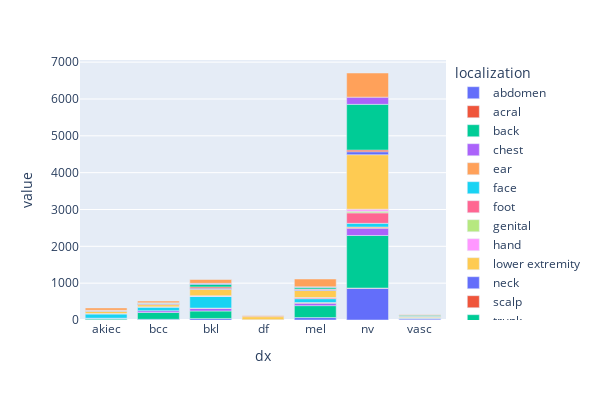

The code cell stored with this chart in its notebook:
### Code cell
fig_3 = px.bar(df_meta.groupby(['dx','localization']).size().unstack(level=1),width=600, height=400)
fig_3.update_layout(title_text='', title_x=0.5)
fig_3.show()

### Figure 1 — Plotly figure (JSON) as saved in the notebook; plotly's stock layout.template omitted (floating-point values rounded to 4 significant figures)
{"data": [{"alignmentgroup": "True", "hovertemplate": "localization=abdomen<br>dx=%{x}<br>value=%{y}<extra></extra>", "legendgroup": "abdomen", "marker": {"color": "#636efa", "pattern": {"shape": ""}}, "name": "abdomen", "offsetgroup": "abdomen", "orientation": "v", "showlegend": true, "textposition": "auto", "type": "bar", "x": ["akiec", "bcc", "bkl", "df", "mel", "nv", "vasc"], "xaxis": "x", "y": [5, 18, 42, 4, 66, 860, 27], "yaxis": "y"}, {"alignmentgroup": "True", "hovertemplate": "localization=acral<br>dx=%{x}<br>value=%{y}<extra></extra>", "legendgroup": "acral", "marker": {"color": "#EF553B", "pattern": {"shape": ""}}, "name": "acral", "offsetgroup": "acral", "orientation": "v", "showlegend": true, "textposition": "auto", "type": "bar", "x": ["akiec", "bcc", "bkl", "df", "mel", "nv", "vasc"], "xaxis": "x", "y": [null, null, null, null, null, 7, null], "yaxis": "y"}, {"alignmentgroup": "True", "hovertemplate": "localization=back<br>dx=%{x}<br>value=%{y}<extra></extra>", "legendgroup": "back", "marker": {"color": "#00cc96", "pattern": {"shape": ""}}, "name": "back", "offsetgroup": "back", "orientation": "v", "showlegend": true, "textposition": "auto", "type": "bar", "x": ["akiec", "bcc", "bkl", "df", "mel", "nv", "vasc"], "xaxis": "x", "y": [29, 186, 202, 2, 324, 1427, 22], "yaxis": "y"}, {"alignmentgroup": "True", "hovertemplate": "localization=chest<br>dx=%{x}<br>value=%{y}<extra></extra>", "legendgroup": "chest", "marker": {"color": "#ab63fa", "pattern": {"shape": ""}}, "name": "chest", "offsetgroup": "chest", "orientation": "v", "showlegend": true, "textposition": "auto", "type": "bar", "x": ["akiec", "bcc", "bkl", "df", "mel", "nv", "vasc"], "xaxis": "x", "y": [12, 47, 74, null, 68, 200, 6], "yaxis": "y"}, {"alignmentgroup": "True", "hovertemplate": "localization=ear<br>dx=%{x}<br>value=%{y}<extra></extra>", "legendgroup": "ear", "marker": {"color": "#FFA15A", "pattern": {"shape": ""}}, "name": "ear", "offsetgroup": "ear", "orientation": "v", "showlegend": true, "textposition": "auto", "type": "bar", "x": ["akiec", "bcc", "bkl", "df", "mel", "nv", "vasc"], "xaxis": "x", "y": [3, null, 6, null, 17, 30, null], "yaxis": "y"}, {"alignmentgroup": "True", "hovertemplate": "localization=face<br>dx=%{x}<br>value=%{y}<extra></extra>", "legendgroup": "face", "marker": {"color": "#19d3f3", "pattern": {"shape": ""}}, "name": "face", "offsetgroup": "face", "orientation": "v", "showlegend": true, "textposition": "auto", "type": "bar", "x": ["akiec", "bcc", "bkl", "df", "mel", "nv", "vasc"], "xaxis": "x", "y": [113, 101, 319, null, 104, 100, 8], "yaxis": "y"}, {"alignmentgroup": "True", "hovertemplate": "localization=foot<br>dx=%{x}<br>value=%{y}<extra></extra>", "legendgroup": "foot", "marker": {"color": "#FF6692", "pattern": {"shape": ""}}, "name": "foot", "offsetgroup": "foot", "orientation": "v", "showlegend": true, "textposition": "auto", "type": "bar", "x": ["akiec", "bcc", "bkl", "df", "mel", "nv", "vasc"], "xaxis": "x", "y": [null, 4, 1, 2, 28, 284, null], "yaxis": "y"}, {"alignmentgroup": "True", "hovertemplate": "localization=genital<br>dx=%{x}<br>value=%{y}<extra></extra>", "legendgroup": "genital", "marker": {"color": "#B6E880", "pattern": {"shape": ""}}, "name": "genital", "offsetgroup": "genital", "orientation": "v", "showlegend": true, "textposition": "auto", "type": "bar", "x": ["akiec", "bcc", "bkl", "df", "mel", "nv", "vasc"], "xaxis": "x", "y": [null, null, 2, 1, null, 45, null], "yaxis": "y"}, {"alignmentgroup": "True", "hovertemplate": "localization=hand<br>dx=%{x}<br>value=%{y}<extra></extra>", "legendgroup": "hand", "marker": {"color": "#FF97FF", "pattern": {"shape": ""}}, "name": "hand", "offsetgroup": "hand", "orientation": "v", "showlegend": true, "textposition": "auto", "type": "bar", "x": ["akiec", "bcc", "bkl", "df", "mel", "nv", "vasc"], "xaxis": "x", "y": [13, 2, 14, null, 1, 55, 5], "yaxis": "y"}, {"alignmentgroup": "True", "hovertemplate": "localization=lower extremity<br>dx=%{x}<br>value=%{y}<extra></extra>", "legendgroup": "lower extremity", "marker": {"color": "#FECB52", "pattern": {"shape": ""}}, "name": "lower extremity", "offsetgroup": "lower extremity", "orientation": "v", "showlegend": true, "textposition": "auto", "type": "bar", "x": ["akiec", "bcc", "bkl", "df", "mel", "nv", "vasc"], "xaxis": "x", "y": [65, 58, 174, 82, 192, 1479, 27], "yaxis": "y"}, {"alignmentgroup": "True", "hovertemplate": "localization=neck<br>dx=%{x}<br>value=%{y}<extra></extra>", "legendgroup": "neck", "marker": {"color": "#636efa", "pattern": {"shape": ""}}, "name": "neck", "offsetgroup": "neck", "orientation": "v", "showlegend": true, "textposition": "auto", "type": "bar", "x": ["akiec", "bcc", "bkl", "df", "mel", "nv", "vasc"], "xaxis": "x", "y": [10, 14, 31, null, 29, 81, 3], "yaxis": "y"}, {"alignmentgroup": "True", "hovertemplate": "localization=scalp<br>dx=%{x}<br>value=%{y}<extra></extra>", "legendgroup": "scalp", "marker": {"color": "#EF553B", "pattern": {"shape": ""}}, "name": "scalp", "offsetgroup": "scalp", "orientation": "v", "showlegend": true, "textposition": "auto", "type": "bar", "x": ["akiec", "bcc", "bkl", "df", "mel", "nv", "vasc"], "xaxis": "x", "y": [14, 19, 34, null, 14, 45, 2], "yaxis": "y"}, {"alignmentgroup": "True", "hovertemplate": "localization=trunk<br>dx=%{x}<br>value=%{y}<extra></extra>", "legendgroup": "trunk", "marker": {"color": "#00cc96", "pattern": {"shape": ""}}, "name": "trunk", "offsetgroup": "trunk", "orientation": "v", "showlegend": true, "textposition": "auto", "type": "bar", "x": ["akiec", "bcc", "bkl", "df", "mel", "nv", "vasc"], "xaxis": "x", "y": [1, 11, 73, null, 47, 1241, 31], "yaxis": "y"}, {"alignmentgroup": "True", "hovertemplate": "localization=unknown<br>dx=%{x}<br>value=%{y}<extra></extra>", "legendgroup": "unknown", "marker": {"color": "#ab63fa", "pattern": {"shape": ""}}, "name": "unknown", "offsetgroup": "unknown", "orientation": "v", "showlegend": true, "textposition": "auto", "type": "bar", "x": ["akiec", "bcc", "bkl", "df", "mel", "nv", "vasc"], "xaxis": "x", "y": [null, 5, 23, null, 10, 196, null], "yaxis": "y"}, {"alignmentgroup": "True", "hovertemplate": "localization=upper extremity<br>dx=%{x}<br>value=%{y}<extra></extra>", "legendgroup": "upper extremity", "marker": {"color": "#FFA15A", "pattern": {"shape": ""}}, "name": "upper extremity", "offsetgroup": "upper extremity", "orientation": "v", "showlegend": true, "textposition": "auto", "type": "bar", "x": ["akiec", "bcc", "bkl", "df", "mel", "nv", "vasc"], "xaxis": "x", "y": [62, 49, 104, 24, 213, 655, 11], "yaxis": "y"}], "layout": {"barmode": "relative", "height": 400, "legend": {"title": {"text": "localization"}, "tracegroupgap": 0}, "margin": {"t": 60}, "title": {"text": "", "x": 0.5}, "width": 600, "xaxis": {"anchor": "y", "domain": [0, 1], "title": {"text": "dx"}}, "yaxis": {"anchor": "x", "domain": [0, 1], "title": {"text": "value"}}}}
